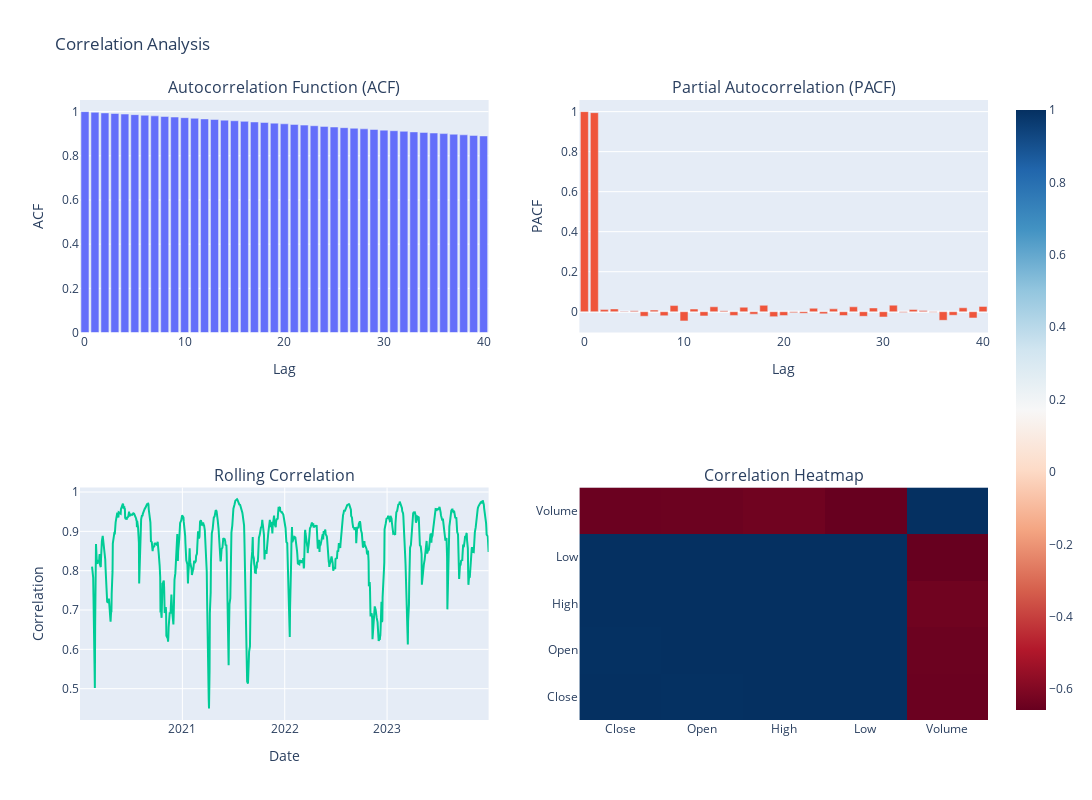
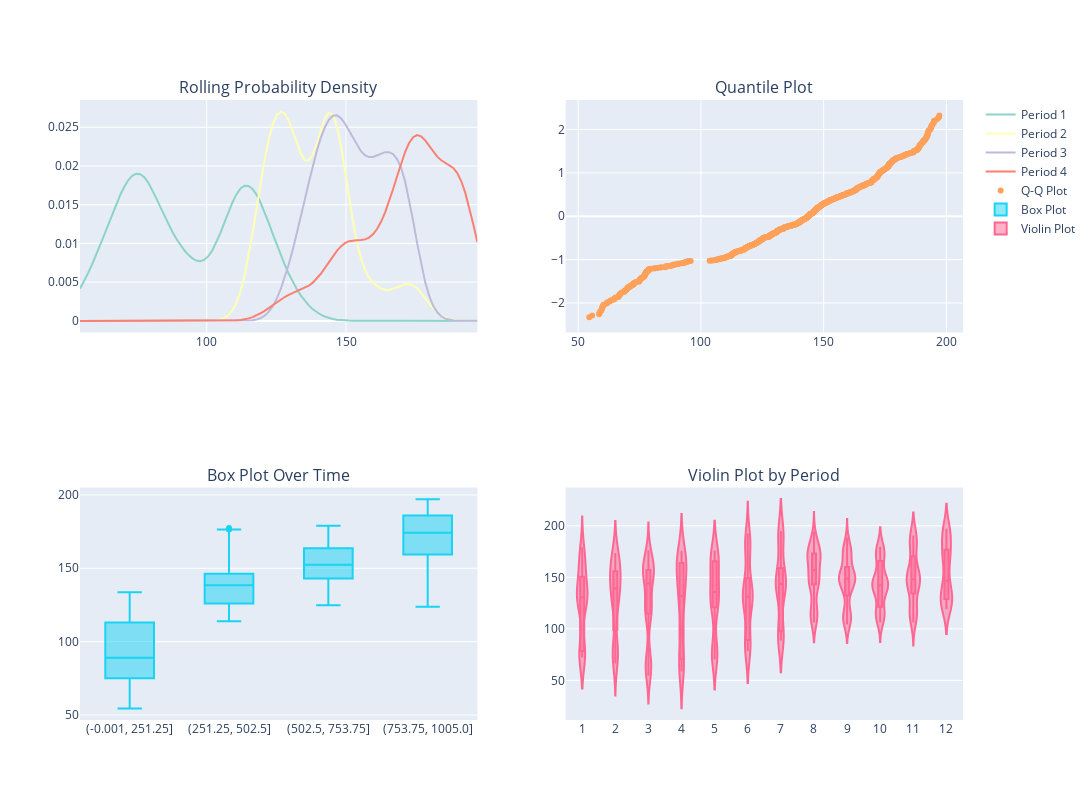

Notebook cell for these charts, in order:
### Markdown cell above
## 4. Pattern Analysis
Now let's analyze various patterns in our data.

### Code cell
# Seasonal Analysis
seasonality = analyzer.analyze_seasonality('Close')
print("\nSeasonality Analysis:")
print(f"Monthly Seasonal Strength: {seasonality.get('seasonal_strength_21', 0):.4f}")

# Print holiday effects
print("\nHoliday Effects:")
for holiday, effect in seasonality['holiday_effects'].items():
    print(f"{holiday}: {effect:.4f}")

# Cycle Analysis
cycles = analyzer.analyze_cycles('Close')
print("\nDominant Cycles (days):")
periodic_lengths = cycles['periodicity']['periodic_lengths']
correlation_strength = cycles['periodicity']['correlation_strength']
for length, strength in zip(periodic_lengths, correlation_strength):
    print(f"Period: {length} days, Strength: {strength:.4f}")

# Print Fourier analysis results
print("\nFourier Analysis - Top frequencies:")
frequencies = cycles['fourier']['dominant_frequencies']
amplitudes = cycles['fourier']['amplitudes']
for freq, amp in zip(frequencies, amplitudes):
    if freq != 0:  # Avoid division by zero
        period = 1/freq
        print(f"Period: {period:.1f} days, Amplitude: {amp:.4f}")
        
# Plot correlogram
corr_fig = viz.plot_correlogram('Close')
corr_fig.show()

# Distribution Evolution
dist_fig = viz.plot_distribution_evolution('Close')
dist_fig.show()
